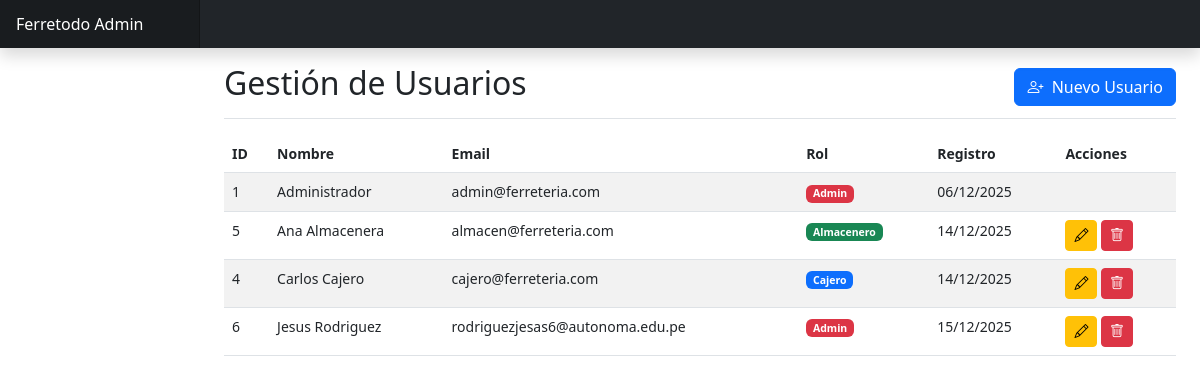
/admin/usuarios/index.php (signed in), run on the app's committed database.
### tables this page shows
CREATE TABLE `usuarios` (
  `id` int(11) NOT NULL,
  `nombre` varchar(100) NOT NULL,
  `email` varchar(100) NOT NULL,
  `password` varchar(255) NOT NULL,
  `rol` enum('admin','cajero','almacenero') NOT NULL DEFAULT 'cajero',
  `fecha_registro` timestamp NULL DEFAULT current_timestamp(),
  `activo` tinyint(1) DEFAULT 1
);

### admin/usuarios/index.php (the view, shortened to what this page needs)
<?php
include '../../config/db.php';
include '../../includes/header.php';
$stmt = $pdo->query("SELECT * FROM usuarios ORDER BY nombre");
$usuarios = $stmt->fetchAll(PDO::FETCH_ASSOC);
?>
<div class="container-fluid">
    <div class="row">
        <main class="col-md-9 ms-sm-auto col-lg-10 px-md-4">
            <div class="d-flex justify-content-between flex-wrap flex-md-nowrap align-items-center pt-3 pb-2 mb-3 border-bottom">
                <h1 class="h2">Gestión de Usuarios</h1>
                <div class="btn-toolbar mb-2 mb-md-0">
                    <button class="btn btn-primary" data-bs-toggle="modal" data-bs-target="#modalCrearUsuario">
                        <i class="bi bi-person-plus me-1"></i> Nuevo Usuario
                    </button>
                </div>
            </div>
            <div class="table-responsive">
                <table class="table table-striped">
                    <thead>
                        <tr>
                            <th>ID</th>
                            <th>Nombre</th>
                            <th>Email</th>
                            <th>Rol</th>
                            <th>Registro</th>
                            <th>Acciones</th>
                        </tr>
                    </thead>
                    <tbody>
                        <?php foreach ($usuarios as $usuario): ?>
                        <tr>
                            <td><?php echo $usuario['id']; ?></td>
                            <td><?php echo htmlspecialchars($usuario['nombre']); ?></td>
                            <td><?php echo htmlspecialchars($usuario['email']); ?></td>
                            <td>
                                <span class="badge bg-<?php
                                    echo $usuario['rol'] == 'admin' ? 'danger' :
                                           ($usuario['rol'] == 'cajero' ? 'primary' : 'success');
                                ?>">
                                    <?php echo ucfirst($usuario['rol']); ?>
                                </span>
                            </td>
                            <td><?php echo date('d/m/Y', strtotime($usuario['fecha_registro'])); ?></td>
                            <td>
                                <?php if ($usuario['id'] != $_SESSION['usuario']['id']): ?>
                                <a href="editar.php?id=<?php echo $usuario['id']; ?>" class="btn btn-sm btn-warning">
                                    <i class="bi bi-pencil"></i>
                                </a>
                                <a href="eliminar.php?id=<?php echo $usuario['id']; ?>"
                                   class="btn btn-sm btn-danger"
                                   onclick="return confirm('¿Está seguro de eliminar este usuario?')">
                                    <i class="bi bi-trash"></i>
                                </a>
                                <?php endif; ?>
                            </td>
                        </tr>
                        <?php endforeach; ?>
                    </tbody>
                </table>
            </div>
        </main>
    </div>
</div>
<?php include '../../includes/footer.php'; ?>

### includes/header.php (style rules this page uses)
body { font-size: .875rem; }

### data on the page
usuarios: id "1", nombre "Administrador", email "admin@ferreteria.com", rol "Admin", fecha_registro "06/12/2025"
usuarios: id "5", nombre "Ana Almacenera", email "almacen@ferreteria.com", rol "Almacenero", fecha_registro "14/12/2025"
usuarios: id "4", nombre "Carlos Cajero", email "cajero@ferreteria.com", rol "Cajero", fecha_registro "14/12/2025"
usuarios: id "6", nombre "Jesus Rodriguez", email "rodriguezjesas6@autonoma.edu.pe", rol "Admin", fecha_registro "15/12/2025"
